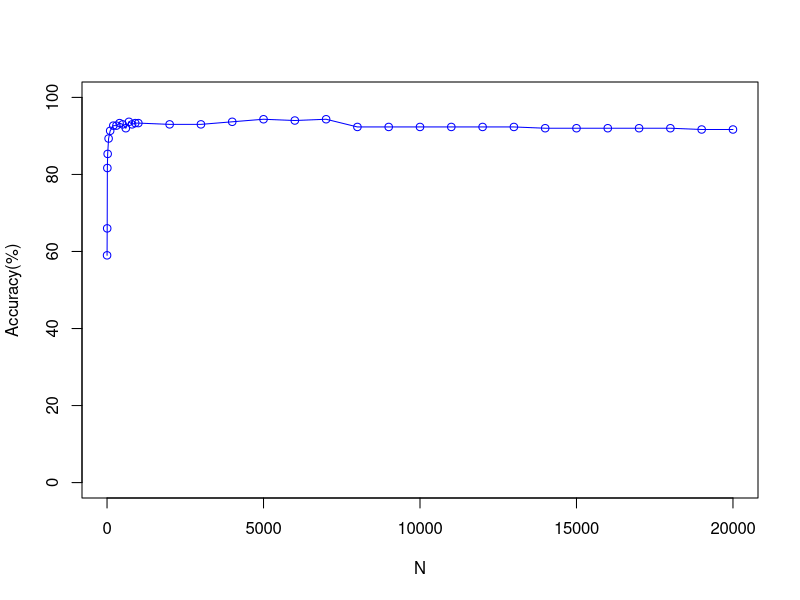

This chart was generated by the following R code:
# Author : G Asish Kumar*/
# Description: Plot that shows the comparison of Accuracy vs No of Top features Selected for 
# 			   T Test and With Normalisation of the features 

 x <- c(1, 5, 10, 20, 50, 100, 200, 300, 400, 500, 600, 700, 800, 900, 1000, 2000, 3000, 4000, 5000, 6000, 7000, 8000, 9000, 10000, 11000, 12000, 13000, 14000, 15000, 16000, 17000, 18000, 19000, 20000)
 y <- c(59.00,66.00,81.67,85.33,89.33,91.33,92.67,92.67,93.33,93.00,92.00,93.67,93.00,93.33,93.33,93.00,93.00,93.67,94.33,94.00,94.33,92.33,92.33,92.33,92.33,92.33,92.33,92.00,92.00,92.00,92.00,92.00,91.67,91.67)
 plot(x, y, type='o', pch=1, col="blue", xlab="N", ylab="Accuracy(%)", ylim=c(0, 100), xlim=c(0,20000))